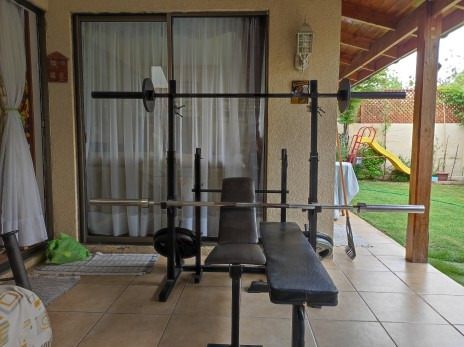
#> input picture Images/pesas2_downsized.jpg, 464 x 347 px
$ python calibration.py
#> lines starting #> are read from the running program, lines starting #| are printed output that depends on the picture; after the words box and inside, x2 and y2 are one past the last pixel; in counts of white or black regions, pixels touching at a corner belong together
import cv2
import numpy as np

def nothing(x):
    pass

cv2.namedWindow("Tracking")
cv2.createTrackbar("LH", "Tracking", 0, 255, nothing)
#> slider 'LH' is set to 51
cv2.createTrackbar("LS", "Tracking", 0, 255, nothing)
#> slider 'LS' is set to 51
cv2.createTrackbar("LV", "Tracking", 0, 255, nothing)
#> slider 'LV' is set to 51
cv2.createTrackbar("UH", "Tracking", 255, 255, nothing)
cv2.createTrackbar("US", "Tracking", 255, 255, nothing)
cv2.createTrackbar("UV", "Tracking", 255, 255, nothing)

while True:
    fr = cv2.imread('Images/pesas2_downsized.jpg')
#> fr is the input picture: shape (347, 464, 3); mean B, G, R 88.4, 102.2, 109
    frame = cv2.bitwise_not(fr)
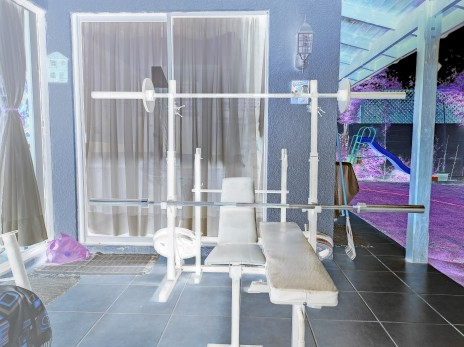
#> frame: shape (347, 464, 3); mean B, G, R 166.6, 152.8, 146

    hsv = cv2.cvtColor(frame, cv2.COLOR_BGR2HSV)
#> hsv: shape (347, 464, 3); mean H, S, V 97.5, 38.5, 167.5

    l_h = cv2.getTrackbarPos("LH", "Tracking")
    l_s = cv2.getTrackbarPos("LS", "Tracking")
    l_v = cv2.getTrackbarPos("LV", "Tracking")

    u_h = cv2.getTrackbarPos("UH", "Tracking")
    u_s = cv2.getTrackbarPos("US", "Tracking")
    u_v = cv2.getTrackbarPos("UV", "Tracking")

    l_b = np.array([l_h, l_s, l_v])
    u_b = np.array([u_h, u_s, u_v])

    mask = cv2.inRange(hsv, l_b, u_b)
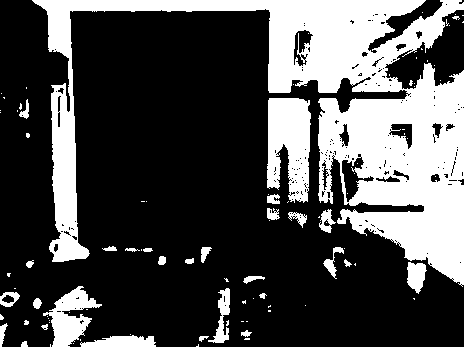
#> mask: shape (347, 464); 29.9% white; 98 white regions (68 under 20 px), largest, box (x1, y1, x2, y2) and area: (32, 0, 464, 287) 39230, (267, 98, 311, 203) 3555, (43, 286, 102, 347) 1644

    res = cv2.bitwise_and(frame, frame, mask=mask)
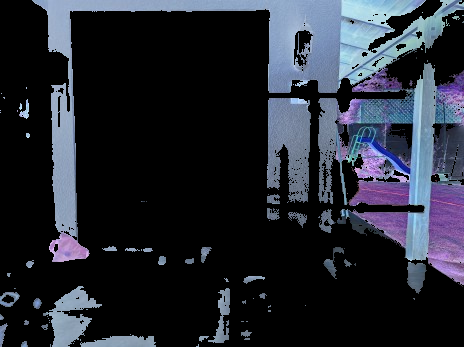
#> res: shape (347, 464, 3); mean B, G, R 50.6, 40.8, 36.9

    cv2.imshow("frame", frame)
    cv2.imshow("mask", mask)
    cv2.imshow("res", res)

    key = cv2.waitKey(1)
#> (key Esc is pressed here)
    if key == 27:
        break

cv2.destroyAllWindows()

$ run again, with Images/pesas_downsized.jpg copied over Images/pesas2_downsized.jpg
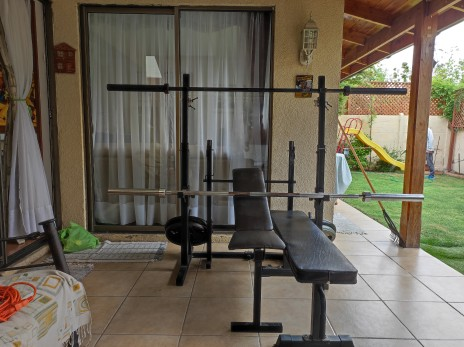
#> input picture Images/pesas_downsized.jpg, 464 x 347 px
#> fr is the input picture: shape (347, 464, 3); mean B, G, R 87.5, 101.3, 108.5
#> hsv: shape (347, 464, 3); mean H, S, V 96.8, 38.5, 168.4
#> `mask = cv2.inRange(hsv, l_b, u_b)`:
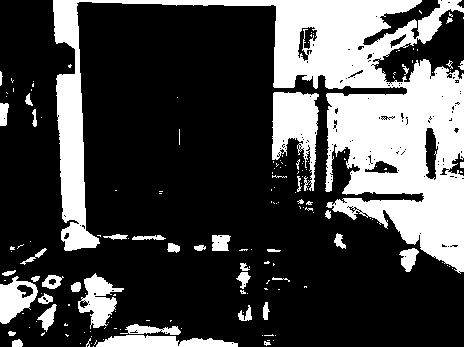
#> mask: shape (347, 464); 28% white; 170 white regions (128 under 20 px), largest, box (x1, y1, x2, y2) and area: (53, 0, 464, 274) 35180, (272, 92, 319, 191) 2707, (96, 335, 238, 347) 1234
#> `res = cv2.bitwise_and(frame, frame, mask=mask)`:
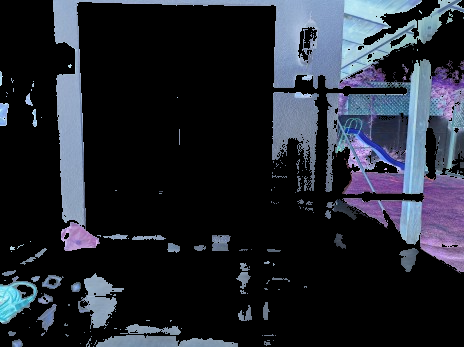
#> res: shape (347, 464, 3); mean B, G, R 48.3, 39, 35
